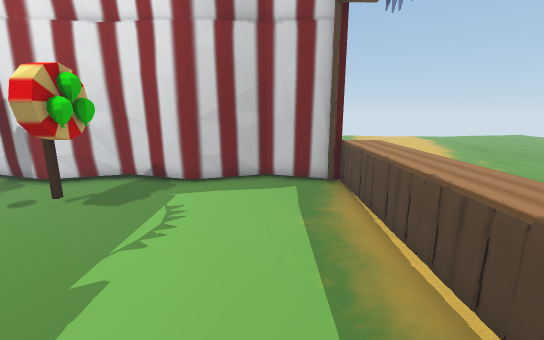
[1] (above)

16 first-person views from a walk through a scene from a Unity 3-D project. The camera is 1.4 m above the floor, tilts 12° down and sees 90° across. The floor is counted in squares, 0.5 m on a side. Each view is taken from the middle of a square. On the plan, view 1 faces up. The plan holds only what a view shows up to about 19 squares ahead; the rest is blank. The place goes on beyond the plan. The player character is not drawn. Some surface patterns are stand-ins.

[2]
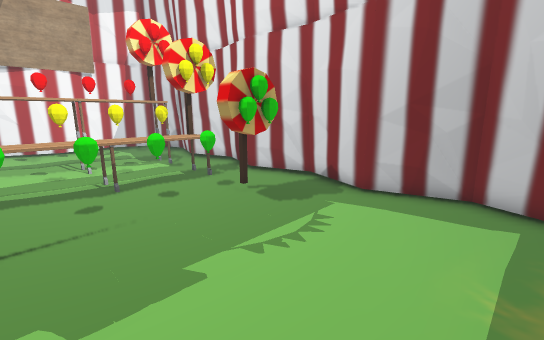

[3]
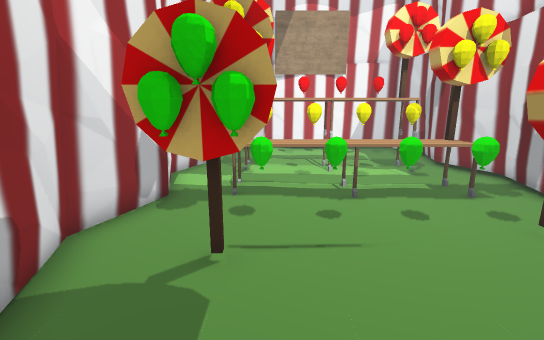

[4]
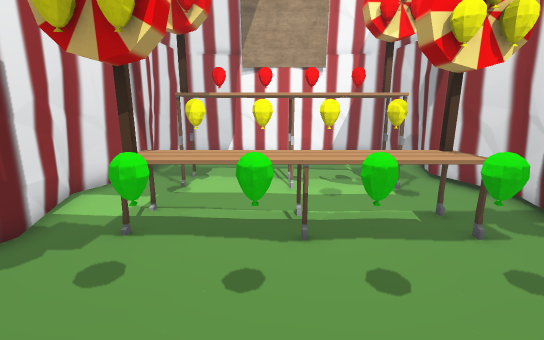

[5]
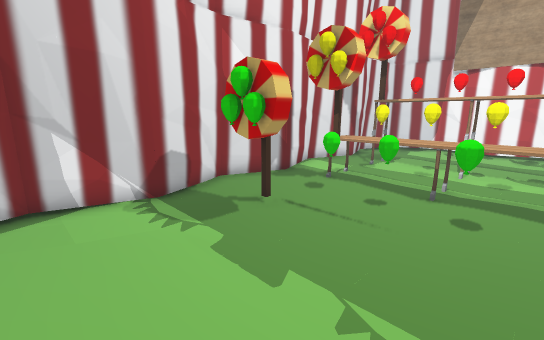

[6]
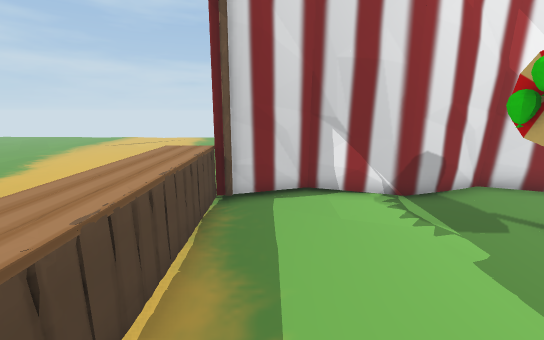

[7]
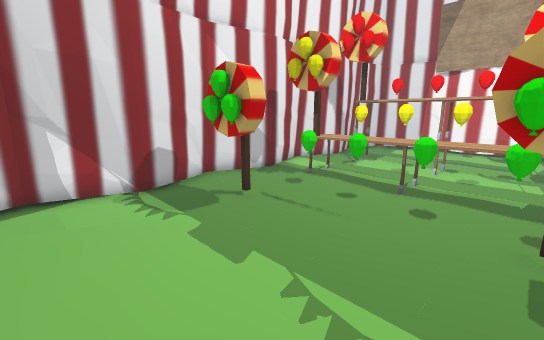

[8]
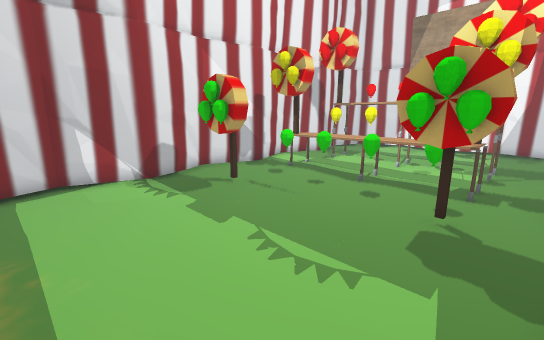

[9]
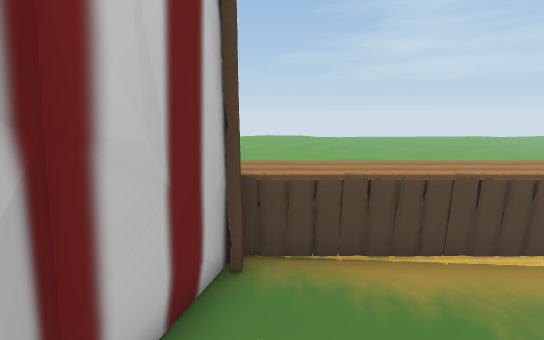

[10]
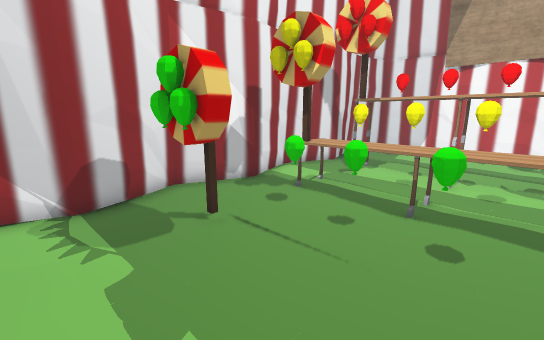

[11]
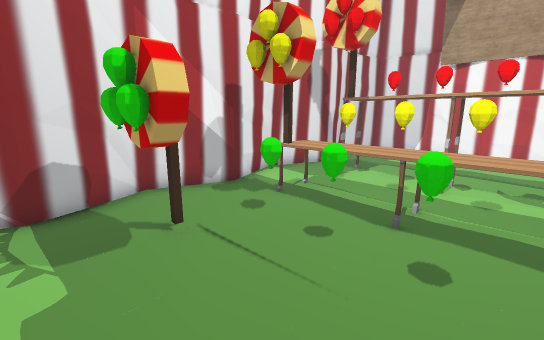

[12]
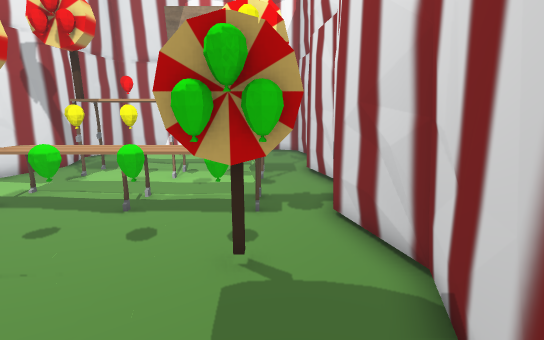

[13]
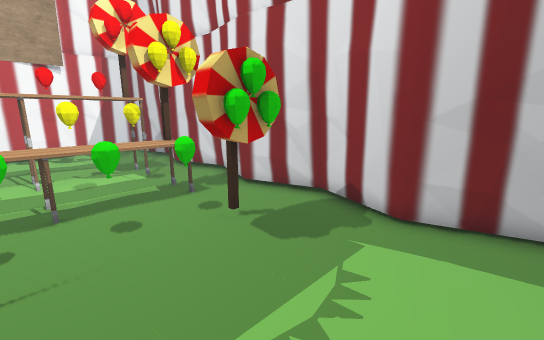

[14]
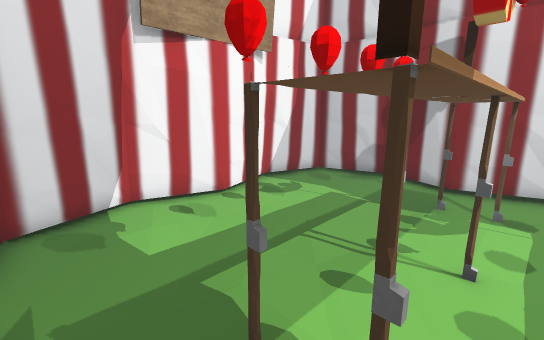

[15]
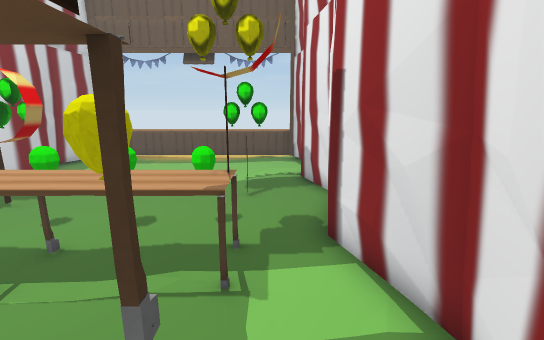

[16]
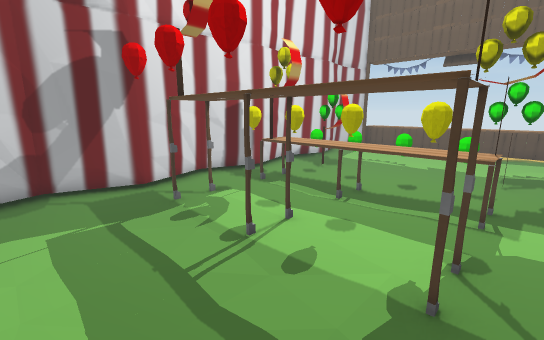

### Floor plan
Points are (right, up) in squares from view 1. A wall is a line through its corners. A room is listed if a view was taken in it or the views show most of it. See-through windows are left out.
Room 1 (views 1, 2, 3, 4, 5, 6, 7, 8, 9, 10, 11, 12, 13, 14, 15, 16)
walls: (-9.5, 10.7) (-12.5, 11.6) (-13.6, 11.1); (-8, 10.9) (-9.3, 10.7); (-9.2, -1.2) (-6.2, -2.1); (-9.3, -1.3) (-8.3, -1.3); (-7.5, -1.5) (-6.4, -2) (-3, -1.2) (-0.2, -2.1); (-6.5, 11.4) (-9.2, 10.7) (-10.2, 10.8); (-7.6, -1.6) (-7, -1.7) (-6.5, -1.8); (-10.9, 11.1) (-11.6, 11.2); (-4.9, 11.1) (-5.5, 11.2); (-4.5, -1.4) (-3.3, -1.3); (-10.9, -1.7) (-8.9, -1.3); (-3.2, 10.7) (-4.2, 10.8); (-6.3, -2.3) (-4.8, -1.6); (-11.8, -1.6) (-9.2, -1.3); (-12.2, 11.4) (-15.6, 10.6); (-3.4, -1.3) (-2.3, -1.3); (-14, 10.9) (-15.4, 10.7); (-1.9, 10.9) (-3.3, 10.7); (-13.5, -1.6) (-12.5, -2) (-9, -1); (-13.6, -1.6) (-12.9, -1.7); (-15.2, 10.7) (-16.1, 10.8); (-1.5, -1.7) (-0.9, -1.7); (-15.5, 10.6) (-18.3, 11.5); (-15.3, -1.2) (-14.4, -1.3); (-15.2, -1.4) (-14.6, -1.5); (-0.6, 11.3) (-3.5, 10.6) (-6.2, 11.5) (-8, 10.8); (-0.3, 11.5) (-2.1, 10.8); (-0.3, -2.1) (1.6, -1.3); (0.1, -1.9) (2.3, -1.4); (-0.1, -2.2) (1.2, -1.6); (-16.6, -1.4) (-15, -1.2) (-12.1, -2.1); (1, 11) (-0.5, 11.6); (-17, 11.1) (-17.6, 11.2); (1.1, 11.1) (0.4, 11.2); (1.4, -1.4) (2, -1.4); (2.7, 10.6) (-0.2, 11.5); (-18.2, 11.5) (-21, 10.6); (-18.6, 11.3) (-21.2, 10.7) (-21.3, 9.8); (-18.2, -2) (-15.2, -1.2); (-21.2, 4.5) (-22.1, 1.5); (-19.5, -1.6) (-18.9, -1.7); (-20, 10.9) (-21.2, 10.7); (-21.4, 6.1) (-21.3, 4.7); (-21.8, 3.1) (-21.8, 2.5); (-21.6, 9) (-21.7, 8.5); (-21, 10.8) (-21, 10.2); (-22, 7.8) (-21.2, 4.7) (-21.3, 3.8); (-21.8, 1.2) (-21.3, -1.2) (-20.3, -1.3); (-21.1, 10.8) (-22.1, 7.6) (-21.6, 6.2); (-22, 1.9) (-21.4, -0.1) (-21.3, -1.2); (-22.2, 7.7) (-21.6, 6.3); (-21.3, -1.1) (-18.3, -2.1) (-16.8, -1.5)
low walls: (-8, 11.1) (-9.2, 10.7); (-6.7, 11.5) (-7.9, 11.2); (-6.2, -2.1) (-5.6, -2); (-6.1, -2.2) (-4.7, -1.7); (-4.4, -1.6) (-3.4, -1.3); (-12.8, 11.5) (-13.8, 11.2); (-12.1, -2) (-11.4, -1.8); (-12.3, -2.3) (-10.9, -1.6); (-2.1, 11.1) (-3.5, 10.6); (-14.1, 11.1) (-15.5, 10.6); (-0.5, 11.6) (-1.8, 11.2); (-0.2, -2.1) (0.4, -2); (-16.3, -1.6) (-15.3, -1.2); (-0.1, -2.1) (1.4, -1.6); (1.6, -1.5) (2.1, -1.4); (-18.3, 11.5) (-19, 11.4); (-18.6, 11.5) (-19.7, 11.1); (-18.3, -2.2) (-17.6, -2); (-22, 1.7) (-21.9, 0.8); (-22.1, 1.5) (-21.7, 0.1); (-22.1, 1.5) (-21.6, 0.3); (-21.6, -0.2) (-21.2, -1.3)
objects: pole (-15, 1); bench (-15, 1) to (-13, 2); bench (-15, 3) to (-13, 4); pole (-15, 5); bench (-15, 5) to (-13, 6); bench (-15, 7) to (-13, 8); wheel (-15, 8); pole (-15, 9); wheel (-14, 1); pole (-14, 5); pole (-14, 9); other object (-12, 1) to (-12, 2); other object (-12, 3) to (-12, 4); other object (-12, 5) to (-12, 6); other object (-12, 7) to (-12, 8); pole (-11, 1); bench (-11, 1) to (-9, 2); bench (-11, 3) to (-9, 4); pole (-11, 5); bench (-11, 5) to (-9, 6); bench (-11, 7) to (-9, 8); wheel (-11, 8); pole (-11, 9); wheel (-10, 1); pole (-10, 9); other object (-8, 1) to (-8, 2); other object (-8, 3) to (-8, 4); other object (-8, 5) to (-8, 6); other object (-8, 7) to (-8, 8); wheel (-7, 7) to (-6, 9); wheel (-6, 0) to (-5, 2); other object (2, -1); other object (2, 11); bench (3, -1) to (4, 0); bench (3, 1) to (4, 2); bench (3, 3) to (4, 4); bench (3, 5) to (4, 6); bench (3, 7) to (4, 8); bench (3, 9) to (4, 10)

Positions as (right, up) in squares from view 1, and headings:
1: (0, 0), facing up
2: (1, 2), facing up-left
3: (-1, 2), facing left
4: (-4, 4), facing left
5: (0, 7), facing down-left
6: (1, 7), facing down
7: (0, 8), facing down-left
8: (1, 10), facing down-left
9: (-2, 10), facing right
10: (-2, 7), facing down-left
11: (-3, 7), facing down-left
12: (-2, 9), facing left
13: (-1, 4), facing up-left
14: (-13, -1), facing up-left
15: (-15, 0), facing right
16: (-19, 0), facing up-right
